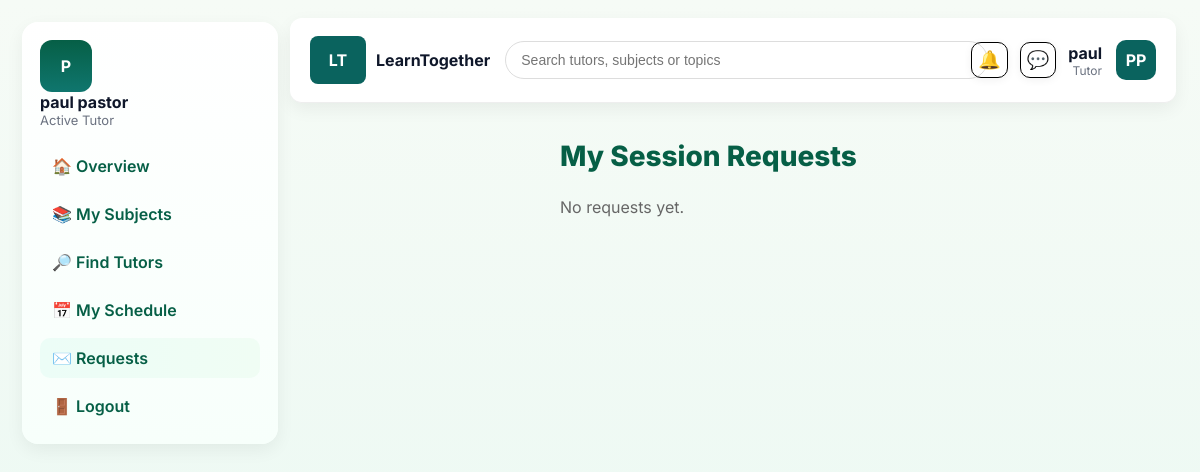
Screenshot of /Learner/requests.php (signed in) with the database file from the repository.
### tables this page shows
CREATE TABLE `users` (
  `id` int(11) NOT NULL,
  `first_name` varchar(100) DEFAULT NULL,
  `last_name` varchar(100) DEFAULT NULL,
  `email` varchar(255) DEFAULT NULL,
  `password` varchar(255) DEFAULT NULL,
  `role` varchar(50) DEFAULT NULL,
  `status` varchar(20) DEFAULT 'active',
  `phone` varchar(20) DEFAULT NULL,
  `verified` tinyint(1) DEFAULT 0,
  `otp_code` varchar(10) DEFAULT NULL
);

### Learner/requests.php (the view, shortened to what this page needs)
<?php
require '../db.php';
$user_id = $_SESSION['user_id'];
$stmt = $pdo->prepare("SELECT first_name, last_name, role FROM users WHERE id = ?");
$stmt->execute([$user_id]);
$user = $stmt->fetch(PDO::FETCH_ASSOC);
$stmt = $pdo->prepare("
    SELECT
        r.id,
        r.subject,
        r.date AS session_date,
        r.time AS session_time,
        r.status,
        u.first_name AS tutor_first_name,
        u.last_name AS tutor_last_name
    FROM reservations r
    JOIN users u ON r.tutor_id = u.id
    WHERE r.learner_id = ?
    ORDER BY r.date DESC, r.time DESC
");
$stmt->execute([$user_id]);
$requests = $stmt->fetchAll(PDO::FETCH_ASSOC);
?>
<!doctype html>
<html lang="en">
<head>
  <link rel="stylesheet" href="../CSS/style2.css">
  <link rel="stylesheet" href="../CSS/navbar.css">
</head>
<body>
<div class="app">
  <aside>
    <div class="sidebar">
      <div class="profile-dropdown" id="profileDropdown" style="position:relative;cursor:pointer;">
        <div class="avatar">
          <?= strtoupper($user['first_name'][0]) ?>
        </div>
        <div>
          <div style="font-weight:700">
            <?= htmlspecialchars($user['first_name'] . ' ' . $user['last_name']) ?>
          </div>
          <div style="font-size:13px;color:var(--muted)">
            Active <?= htmlspecialchars(ucfirst($user['role'])) ?>
          </div>
        </div>
      </div>
      <nav class="navlinks">
        <a href="learnerDashboard.php">🏠 Overview</a>
        <a href="subjects.php">📚 My Subjects</a>
        <a href="searchTutors.php">🔎 Find Tutors</a>
        <a href="schedule.php">📅 My Schedule</a>
        <a class="active" href="requests.php">✉️ Requests</a>
        <a href="../logout.php">🚪 Logout</a>
      </nav>
    </div>
  </aside>
  <div class="nav" role="navigation">
    <div class="logo">
      <div class="mark">LT</div>
      <div style="font-weight:700">LearnTogether</div>
    </div>
    <div class="search">
      <input id="searchInput" placeholder="Search tutors, subjects or topics" />
    </div>
    <div class="nav-actions">
      <button class="icon-btn">🔔</button>
      <button class="icon-btn">💬</button>
      <div style="display:flex;align-items:center;gap:8px">
        <div style="text-align:right;margin-right:6px">
          <div style="font-weight:700"><?= htmlspecialchars($user['first_name']) ?></div>
          <div style="font-size:12px;color:var(--muted)"><?= htmlspecialchars(ucfirst($user['role'])) ?></div>
        </div>
        <div class="avatar" style="width:40px;height:40px;border-radius:10px">
          <?= strtoupper(substr($user['first_name'], 0, 1)) . strtoupper(substr($user['last_name'], 0, 1)) ?>
        </div>
      </div>
    </div>
  </div>
  <main>
    <h1>My Session Requests</h1>
    <?php if (empty($requests)): ?>
      <p style="color:#666;margin-top:20px;">No requests yet.</p>
    <?php endif; ?>
  </main>
</div>
</body>
</html>

### CSS/style2.css (style rules this page uses)
:root { --bg:#f6fbf6; --card:#ffffff; --muted:#6b7280; --accent:#0f766e; --accent-2:#065f46; --radius:14px; --shadow: 0 6px 18px rgba(11,22,14,0.06); }
body { font-family: Inter, sans-serif; margin: 0; background: linear-gradient(180deg,#f6fbf6 0%, #e9f8f2 100%); color: #0f172a; }
.app { display: grid; grid-template-columns: 260px 1fr; min-height: 100vh; }
aside { padding: 28px 20px; }
.sidebar { position: fixed; top: 22px; left: 22px; width: 220px; padding: 18px; border-radius: 16px; background: linear-gradient(180deg,#ffffff, #f7fffb); box-shadow: var(--shadow); }
.avatar { width: 52px; height: 52px; border-radius: 12px; background: linear-gradient(180deg,var(--accent-2),var(--accent)); color: #fff; display: flex; align-items: center; justify-content: center; font-weight: 700; }
.navlinks { margin-top: 18px; display: flex; flex-direction: column; gap: 8px; }
.navlinks a { display: flex; align-items: center; gap: 12px; padding: 10px 12px; border-radius: 10px; color: var(--accent-2); text-decoration: none; font-weight: 600; }
.navlinks a.active { background: linear-gradient(90deg,#ecfdf7,#f0fdf4); }
.nav { position: fixed; left: 290px; right: 24px; top: 18px; height: 64px; display: flex; align-items: center; gap: 16px; padding: 10px 18px; border-radius: 12px; background: linear-gradient(180deg,var(--card),#f8fffb); box-shadow: var(--shadow); z-index: 10; }
.logo { display: flex; gap: 10px; align-items: center; font-weight: 700; }
.logo .mark { width: 36px; height: 36px; border-radius: 8px; background: linear-gradient(180deg,var(--accent),var(--accent-2)); display: flex; align-items: center; justify-content: center; color: #fff; font-weight: 800; }
.search { flex: 1; }
.search input { width: 98%; padding: 10px 12px; border-radius: 10px; border: 1px solid #e6f2ee; background: #fff; }
.nav-actions { display: flex; gap: 12px; align-items: center; }
.icon-btn { background: var(--card); padding: 8px 10px; border-radius: 10px; box-shadow: 0 2px 8px rgba(15,23,42,0.06); cursor: pointer; }
main { margin-left: 260px; padding: 120px 40px 40px; }
h1 { margin-bottom: 24px; color: var(--accent-2); font-weight: 800; font-size: 28px; }

### CSS/navbar.css (style rules this page uses)
.nav { display: flex; align-items: center; justify-content: space-between; background: white; border-bottom: 1px solid #eee; padding: 10px 20px; gap: 15px; }
.logo { display: flex; align-items: center; gap: 10px; }
.logo .mark { background: #0a635e; color: white; padding: 6px 10px; border-radius: 8px; font-weight: 700; }
.search { flex: 1; max-width: 700px; }
.search input { width: 100%; padding: 10px 15px; border: 1px solid #ddd; border-radius: 20px; outline: none; font-size: 14px; }
.nav-actions { display: flex; align-items: center; gap: 12px; }
.icon-btn { border: 1px solid #000; border-radius: 10px; padding: 6px; background: none; cursor: pointer; font-size: 18px; transition: background 0.2s; }
.nav-actions .avatar { background: #0a635e; color: white; font-weight: 700; width: 40px; height: 40px; border-radius: 10px; display: flex; align-items: center; justify-content: center; }

### rows the page displays
users: first_name "P", first_name+last_name "paul pastor", role "Tutor", first_name "paul", last_name "P"
